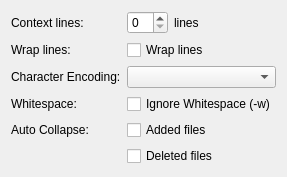
<?xml version="1.0" encoding="UTF-8"?>
<ui version="4.0">
 <class>DiffPanel</class>
 <widget class="QWidget" name="DiffPanel">
  <layout class="QFormLayout" name="formLayout">
   <item row="0" column="0">
    <widget class="QLabel" name="label">
     <property name="text">
      <string>Context lines:</string>
     </property>
    </widget>
   </item>
   <item row="0" column="1">
    <layout class="QHBoxLayout" name="contextLayout">
     <item>
      <widget class="QSpinBox" name="mContext"/>
     </item>
     <item>
      <widget class="QLabel" name="mContextLabel">
       <property name="text">
        <string>lines</string>
       </property>
      </widget>
     </item>
     <item>
      <spacer name="horizontalSpacer">
       <property name="orientation">
        <enum>Qt::Horizontal</enum>
       </property>
       <property name="sizeType">
        <enum>QSizePolicy::Expanding</enum>
       </property>
       <property name="sizeHint" stdset="0">
        <size>
         <width>40</width>
         <height>20</height>
        </size>
       </property>
      </spacer>
     </item>
    </layout>
   </item>
   <item row="1" column="0">
    <widget class="QLabel" name="label_2">
     <property name="text">
      <string>Wrap lines:</string>
     </property>
    </widget>
   </item>
   <item row="1" column="1">
    <widget class="QCheckBox" name="mWrapLines">
     <property name="text">
      <string>Wrap lines</string>
     </property>
    </widget>
   </item>
   <item row="2" column="0">
    <widget class="QLabel" name="label_3">
     <property name="text">
      <string>Character Encoding:</string>
     </property>
    </widget>
   </item>
   <item row="2" column="1">
    <widget class="QComboBox" name="mEncoding"/>
   </item>
   <item row="3" column="0">
    <widget class="QLabel" name="label_4">
     <property name="text">
      <string>Whitespace:</string>
     </property>
    </widget>
   </item>
   <item row="3" column="1">
    <widget class="QCheckBox" name="mIgnoreWs">
     <property name="text">
      <string>Ignore Whitespace (-w)</string>
     </property>
    </widget>
   </item>
   <item row="4" column="0">
    <widget class="QLabel" name="label_5">
     <property name="text">
      <string>Auto Collapse:</string>
     </property>
    </widget>
   </item>
   <item row="4" column="1">
    <widget class="QCheckBox" name="mCollapseAdded">
     <property name="text">
      <string>Added files</string>
     </property>
    </widget>
   </item>
   <item row="5" column="1">
    <widget class="QCheckBox" name="mCollapseDeleted">
     <property name="text">
      <string>Deleted files</string>
     </property>
    </widget>
   </item>
  </layout>
 </widget>
 <resources/>
 <connections/>
</ui>
